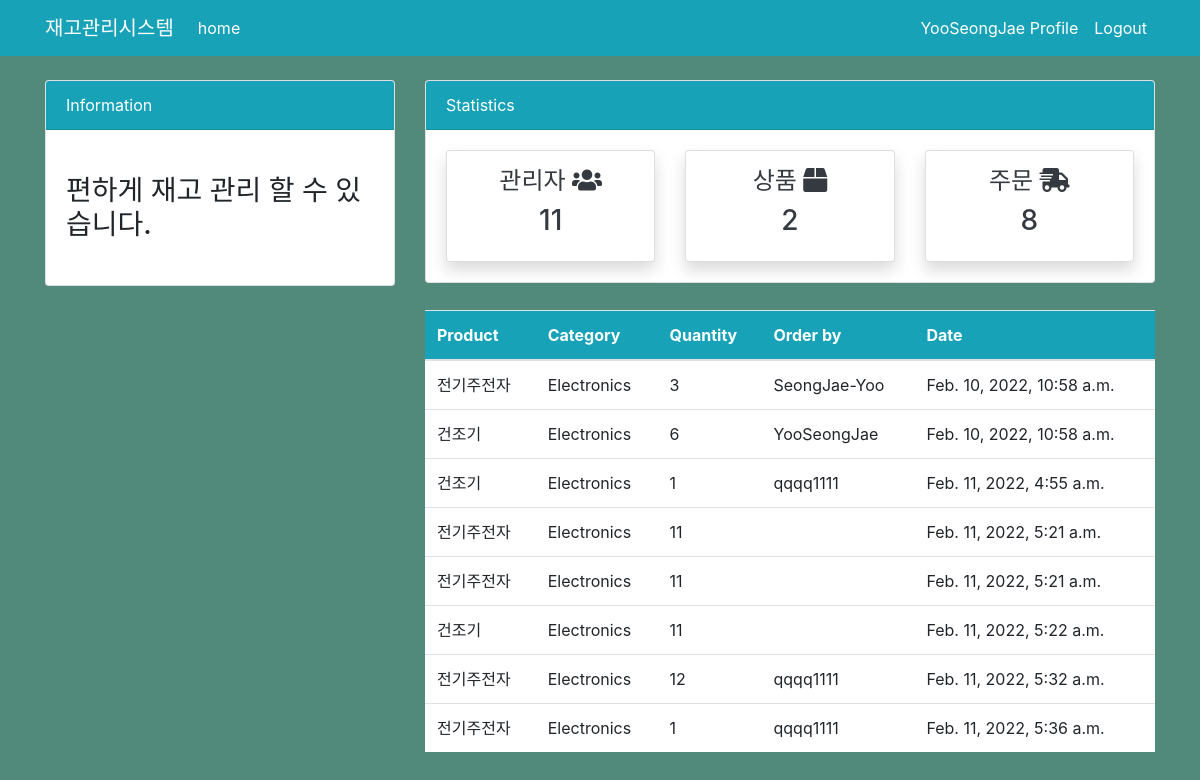
/order/ (signed in), run on an earlier commit of the app's database.
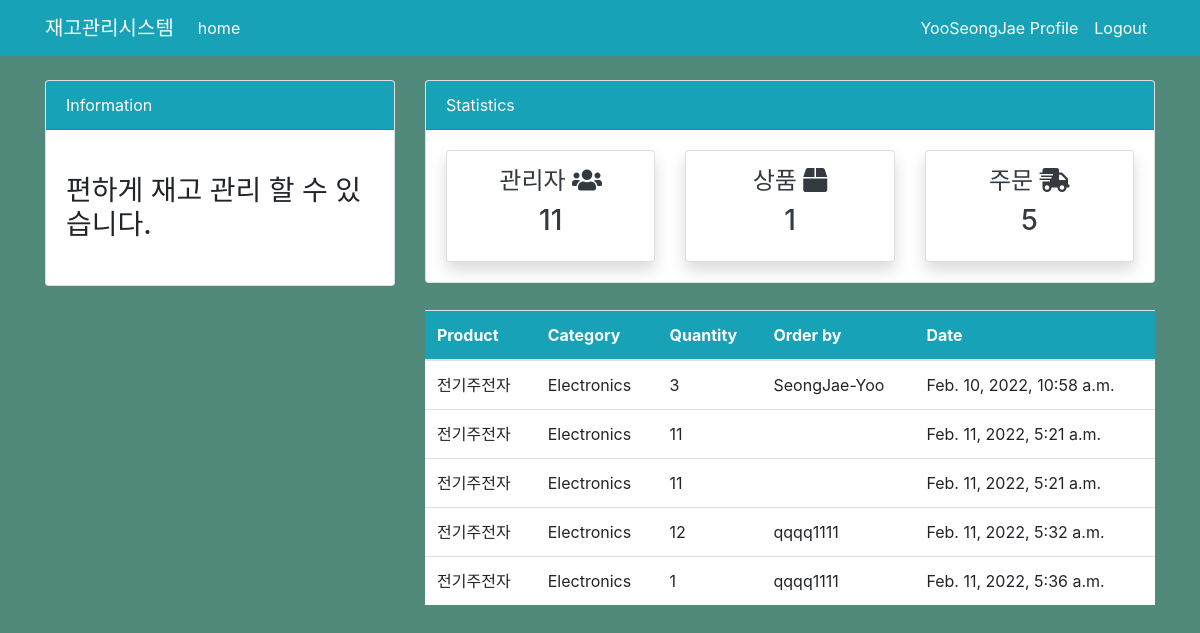
And on a later commit of the database.
### dashboard/models.py (models this page shows, shortened)
class Order(models.Model):
    product = models.ForeignKey(Product, on_delete=models.CASCADE, null=True)
    staff = models.ForeignKey(User,models.CASCADE, null=True)
    order_quantity = models.PositiveIntegerField(null=True )
    date = models.DateTimeField(auto_now_add=True)
    class Meta:
        verbose_name_plural = 'Order'

class Product(models.Model):
    name = models.CharField(max_length=100, null=True)
    category = models.CharField(max_length=20, choices=CATEGORY, null=True)
    quantity = models.PositiveIntegerField(null=True)
    class Meta:
        verbose_name_plural = 'Product'
    def __str__(self):   # Product 제품 이름 보이게 설정
        return f'{self.name}'

### dashboard/views.py (the view)
# urls.py: path('order/',views.order, name='dashboard-order'),
@login_required
def order(request):
    orders = Order.objects.all()
    orders_count = orders.count()
    workers_count = User.objects.all().count()
    product_count = Product.objects.all().count() # db 가져오기
    context={
        'orders':orders,
        'workers_count':workers_count,
        'orders_count':orders_count,
        'product_count':product_count,
    }
    return render(request, 'dashboard/order.html',context)

### templates/dashboard/order.html (shortened to what this page needs)
{% extends 'partials/base.html' %}
{% block content %}
{% if user.is_authenticated and user.is_staff and user.is_superuser %}
{% include 'partials/topnav.html' %}
<div class="container">
    <div class="row my-4">
        <div class="col-md-4"></div>
        <div class="col-md-8">
            <table class="table bg-white">
                <thead class="bg-info">
                    <tr class="text-white">
                        <th scope="col">Product</th>
                        <th scope="col">Category</th>
                        <th scope="col">Quantity</th>
                        <th scope="col">Order by</th>
                        <th scope="col">Date</th>
                    </tr>
                </thead>
                <tbody>
                    {% for order in orders %}
                    <tr>
                        <td>{{ order.product}}</td>
                        <td>{{ order.product.category}}</td>
                        <td>{{ order.order_quantity}}</td>
                        <td>{{ order.staff.username}}</td>
                        <td>{{ order.date}}</td>
                    </tr>
                    {% endfor %}
                </tbody>
            </table>
        </div>
    </div>
</div>
{% endif %}
{% endblock %}

### templates/partials/base.html (shortened to what this page needs)
{% load static %}
<!doctype html>
<html lang="en">
<head>
    <link rel="stylesheet" href="https://cdn.jsdelivr.net/npm/bootstrap@4.6.0/dist/css/bootstrap.min.css"
>
    <link rel="stylesheet" href="https://use.fontawesome.com/releases/v5.15.2/css/all.css"
>
    <link rel="stylesheet" href="{% static '/style.css' %}">
</head>
<body>
    {% include 'partials/nav.html' %}
    {% block content %}
    {% endblock %}
</body>
</html>

### templates/partials/nav.html (shortened to what this page needs)
<nav class="navbar navbar-expand-lg navbar-info bg-info">
    {%if user.is_authenticated %}
    <div class="container">
        <a class="navbar-brand text-white" href="{% url 'dashboard-index' %}">재고관리시스템</a>
        <div class="collapse navbar-collapse" id="navbarSupportedContent">
            <ul class="navbar-nav mr-auto">
                <li class="nav-item active">
                    <a class="nav-link text-white" href="{% url 'dashboard-index' %}">home </a>
                </li>
            </ul>
            <ul class="navbar-nav ml-auto">
                <li class="nav-item active">
                    <a class="nav-link text-white" href="{% url 'user-profile'%}">{{user.username}} Profile </a>
                </li>
                <li class="nav-item">
                    <a class="nav-link text-white" href="{% url 'user-logout' %}">Logout</a>
                </li>
            </ul>
            {% endif %}
        </div>
    </div>
</nav>

### templates/partials/topnav.html
  <div class="container">
    <div class="row mt-4">
        <div class="col-md-4">
            <div class="card">
                <div class="card-header bg-info text-white">
                    Information
                </div>
                <div class="card-body">
                    <marquee behavior="" direction="">
                        <h3 class="my-4">편하게 재고 관리 할 수 있습니다.</h3>
                    </marquee>
                </div>
            </div>
        </div>
        <div class="col-md-8">
            <div class="card">
                <div class="card-header bg-info text-white">
                    Statistics
                </div>
                <div class="card-body">
                    <div class="row">
                        <div class="col-md-4">
                            <a class="text-decoration-none text-dark" href="{% url 'dashboard-staff'%}">
                                <div class="card my-card shadow text-center p-3">
                                    <h4>관리자 <i class="fas fa-users"></i></h4>
                                    <h3>{{workers_count}}</h3>
                                </div>
                            </a>
                        </div>
                        <div class="col-md-4">
                            <a class="text-decoration-none text-dark" href="{% url 'dashboard-product'%}">
                                <div class="card my-card shadow text-center p-3">
                                    <h4>상품 <i class="fas fa-box"></i></h4>
                                    <h3>{{product_count}}</h3>
                                </div>
                            </a>
                        </div>
                        <div class="col-md-4">
                            <a class="text-decoration-none text-dark" href="{% url 'dashboard-order'%}">
                                <div class="card my-card shadow text-center p-3">
                                    <h4>주문 <i class="fas fa-shipping-fast"></i></h4>
                                    <h3>{{orders_count}}</h3>
                                </div>
                            </a>
                        </div>
                    </div>
                </div>
            </div>
        </div>
    </div>
</div>

### static/style.css (style rules this page uses)
body { background: rgb(81, 138, 123); }

What changed in the data, as far as the page shows it:
removed Order: product "건조기", product.category "Electronics", order_quantity "6", staff.username "YooSeongJae", date "Feb. 10, 2022, 10:58 a.m."
removed Order: product "건조기", product.category "Electronics", order_quantity "1", staff.username "qqqq1111", date "Feb. 11, 2022, 4:55 a.m."
removed Order: product "건조기", product.category "Electronics", order_quantity "11", date "Feb. 11, 2022, 5:22 a.m."
Also different on the page:
{{ product_count }}: "2" → "1"
{{ orders_count }}: "8" → "5"
